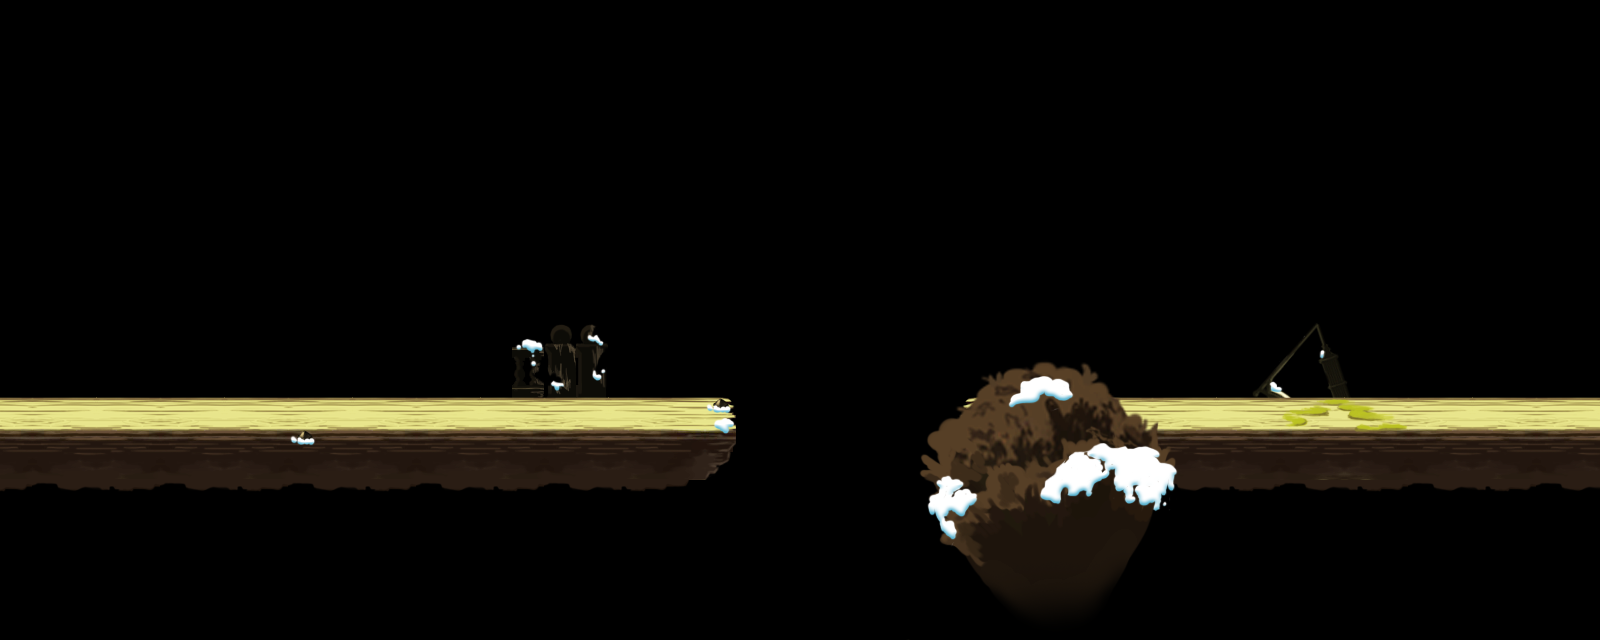

This is a level from a 2D game, rendered from its Tiled map with the project's own tilesets. A one-line summary and the map file follow, with tile-layer data summarised:
An orthogonal 50x20 tile map with 32x32 px tiles, 5 tile layers (tile_terrain_deco_back, tile_terrain_0, tile_terrain_1, tile_terrain_2, ...) and 12 objects (4x tuzijianke, 3x coin, 2x tuzifashi, trap).

<map version="1.0" orientation="orthogonal" width="50" height="20" tilewidth="32" tileheight="32">
 <properties>
  <property name="offsetX" value="0" />
  <property name="offsetY" value="4" />
 </properties>
 <tileset firstgid="1" name="s01" tilewidth="32" tileheight="32">
  <image source="s01.png" width="992" height="512" />
 </tileset>
 <layer name="tile_terrain_deco_back" width="50" height="20">
  <data>[1000 cells, 16 non-empty, 16 distinct tile ids]</data>
 </layer>
 <layer name="tile_terrain_0" width="50" height="20">
  <data>[1000 cells, 61 non-empty, 61 distinct tile ids]</data>
 </layer>
 <layer name="tile_terrain_1" width="50" height="20">
  <data>[1000 cells, 257 non-empty, 63 distinct tile ids]</data>
 </layer>
 <layer name="tile_terrain_2" width="50" height="20">
  <data>[1000 cells, 3 non-empty, 1 distinct tile ids]</data>
 </layer>
 <layer name="tile_terrain_deco_front" width="50" height="20">
  <data>[1000 cells, 81 non-empty, 81 distinct tile ids]</data>
 </layer>
 <objectgroup name="obj_terrain" width="50" height="20">
  <object x="0" y="416" width="736" height="32" />
  <object x="960" y="416" width="640" height="32" />
 </objectgroup>
 <objectgroup name="obj_enemies" width="50" height="20">
  <object type="tuzijianke" x="480" y="512" width="32" height="32">
   <properties>
    <property name="cmd" value="jf,0.8,0,50;j,10,20;" />
   </properties>
  </object>
  <object type="tuzijianke" x="1472" y="352" width="32" height="32" />
 </objectgroup>
 <objectgroup name="obj_objects" width="50" height="20">
  <object type="coin" x="1568" y="352" width="32" height="32" />
  <object type="coin" x="800" y="288" width="32" height="32" />
  <object type="coin" x="896" y="224" width="32" height="32" />
  <object type="trap" x="128" y="448" width="32" height="32" />
 </objectgroup>
 <objectgroup name="obj_enemies_alt" width="50" height="20">
  <object type="tuzijianke" x="1504" y="512" width="32" height="32">
   <properties>
    <property name="cmd" value="jf,0.7,0,50;j,10,20;" />
   </properties>
  </object>
  <object type="tuzijianke" x="320" y="352" width="32" height="32" />
  <object type="tuzifashi" x="256" y="320" width="32" height="32" />
  <object type="tuzifashi" x="1216" y="352" width="32" height="32" />
 </objectgroup>
</map>
